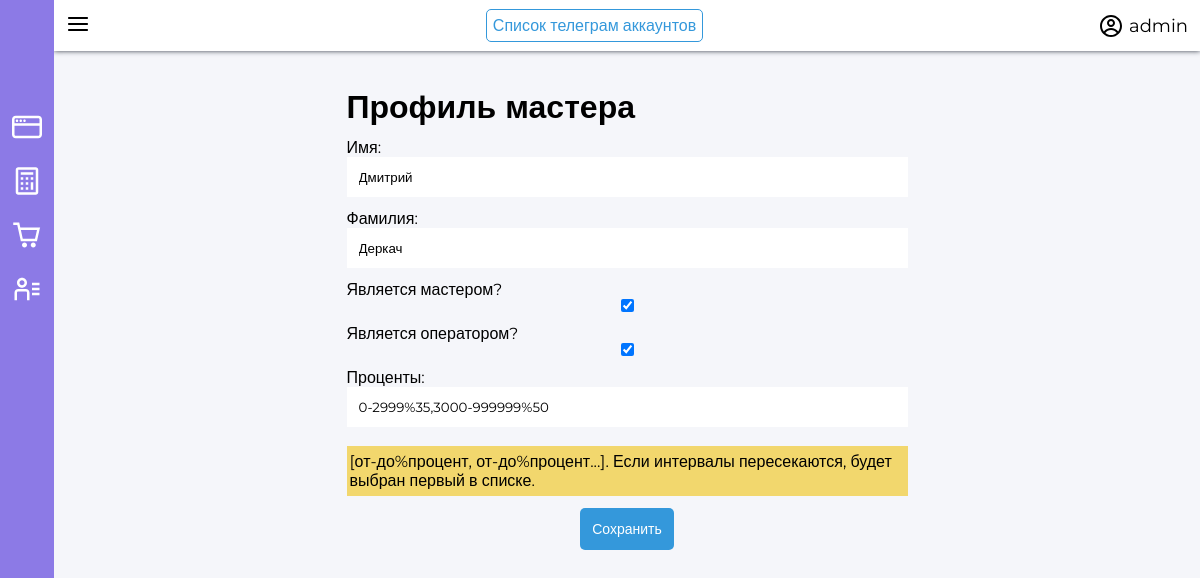
Page /masters/4 (signed in) on the committed database.
### app/models.py (models this page shows, shortened)
class User(AbstractUser):
    pass

class TelegramProfile(models.Model):
    class Meta:
        verbose_name = "Телеграм профиль"
        verbose_name_plural = "Телеграм профиля"
    telegram_first_name = models.CharField(
        max_length=128, verbose_name='Имя')
    telegram_last_name = models.CharField(
        max_length=128, verbose_name='Фамилия', blank=True, null=True)
    telegram_username = models.CharField(
        max_length=128, verbose_name='Telegram имя пользователя', blank=True, null=True)
    telegram_chat_id = models.CharField(max_length=128, verbose_name='Telegram id чата', unique=True)
    is_master = models.BooleanField(verbose_name='Является мастером?', blank=True, default=False)
    is_operator = models.BooleanField(verbose_name='Является оператором?', blank=True, default=False)
    percents = models.CharField(max_length=512, verbose_name='Проценты', help_text='[от-до%процент, от-до%процент...]. Если интервалы пересекаются, будет выбран первый в списке.', blank=False, default='0-2999%35,3000-999999%50') #amountFrom-amountTo%percent,amountFrom-amountTo%percent,amountFrom-amountTo%percent

### app/views.py (the view, shortened to what this page needs)
# urls.py: path('masters/<int:pk>', views.MasterUpdateView.as_view(), name="masters/detail"),
class MasterUpdateView(LoginRequiredMixin, UpdateView):
    login_url = reverse_lazy('login')
    redirect_field_name = 'login'
    template_name = 'master_detail.html'
    model = models.TelegramProfile
    form_class = forms.TelegramProfileUpdateForm

### app/forms.py
class TelegramProfileUpdateForm(forms.ModelForm):
    class Meta:
        model = models.TelegramProfile
        fields = '__all__'
        exclude = ['telegram_chat_id', 'telegram_username']

### templates/master_detail.html (shortened to what this page needs)
{% extends 'base.html' %}
{% block header %}
<a href="{% url 'masters' %}" class="button-primary">Список телеграм аккаунтов</a>
{% endblock %}
{% block content %}
<div class="container">
    <div class="form_wrapper">
        <h1>Профиль мастера</h1>
        <form method="POST">
            {{form}}
            <input type="submit" value="Сохранить" class="master_submit">
        </form>
    </div>
</div>
{% endblock %}

### templates/base.html (shortened to what this page needs)
{% load static %}
{% load my_tags %}
<!DOCTYPE html>
<html lang="en">
<head>
    <link rel="stylesheet" href="{% static 'css/main.css' %}">
    <link rel="stylesheet" href="{% static 'css/header.css' %}">
    <link rel="stylesheet" href="{% static 'css/sidebar.css' %}">
    <link rel="stylesheet" href="{% static 'css/grid.css' %}">
    <link rel="stylesheet" href="{% static 'css/tags/warning.css' %}">
    <link rel="stylesheet" href="{% static 'css/forms.css' %}">
    <link rel="stylesheet" href="{% static 'css/masters.css' %}">
    <link rel="stylesheet" href="{% static 'css/paginator.css' %}">
    <link rel="stylesheet" href="{% static 'css/box-office.css' %}">
</head>
<body>
    {% include 'components/sidebar.html' %}
    <div class="wrapper">
        <nav class="header p-3">
            <button class="burger_toggle">
            </button>
            {% block header %}{% endblock %}
            <a class="profile f-row" href="{% url 'profile' request.user.id %}">
                <span>{{ request.user.username }}</span>
            </a>
        </nav>
        {% block content %}
        {% endblock %}
    </div>
</body>
</html>

### app/static/css/main.css (style rules this page uses)
* { font-family: 'Montserrat', sans-serif; padding: 0; margin: 0; --main-pink-color: #8C7AE6; --main-bg-color: #f5f6fa; }
html, body { width: 100%; height: 100%; overflow-y: hidden; display: flex; }
button, a { background: none; border: none; padding: 0px; margin: 0px; cursor: pointer; outline: none; border-radius: 5px; transition: 0.2s; text-decoration: none; color: black; padding: 3px; }
.button-primary { border: 1px solid #3498db; color: #3498db; padding: 6px; }
.helptext { background: rgba(241, 196, 15, 0.6); padding: 6px 3px; }
.wrapper { height: 100%; width: 100%; display: flex; flex-direction: column; background: var(--main-bg-color); }
.container { width: 100%; height: 100%; box-sizing: border-box; overflow-y: auto; padding: 12px; }
.f-row { display: flex; flex-direction: row; justify-content: center; align-items: center; }

### app/static/css/header.css (style rules this page uses)
.header { display: flex; flex-direction: row; align-items: center; justify-content: space-between; background: white; box-shadow: 0px 0px 5px #353b48; z-index: 9998; }
.profile { font-size: 18px; padding: 12px; }
.profile span { margin-left: 6px; }

### app/static/css/sidebar.css (style rules this page uses)
.burger_toggle { color: black; width: fit-content !important; padding: 12px; transition: 0.3s; }

### app/static/css/forms.css (style rules this page uses)
div.form_wrapper { width: 50% !important; margin-left: auto; margin-right: auto; padding: 24px; }
form { display: flex; flex-direction: column; }
form input, form select, form textarea { border: none !important; outline: none !important; padding: 12px; }
form label { margin-top: 12px; }
form input[type='submit'] { background: var(--main-pink-color); color: white; font-weight: 500; font-size: 14px; width: fit-content; margin: auto; margin-top: 12px; border-radius: 5px; cursor: pointer; }

### app/static/css/masters.css (style rules this page uses)
.master_submit { background: #3498DB !important; }

### app/static/css/box-office.css (style rules this page uses)
form input[type='checkbox'] { background-color: red; }

### rows in the picture
User: user.username "admin"
TelegramProfile: telegram_first_name "Дмитрий", telegram_last_name "Деркач", is_master "☑", is_operator "☑", percents "0-2999%35,3000-999999%50"
